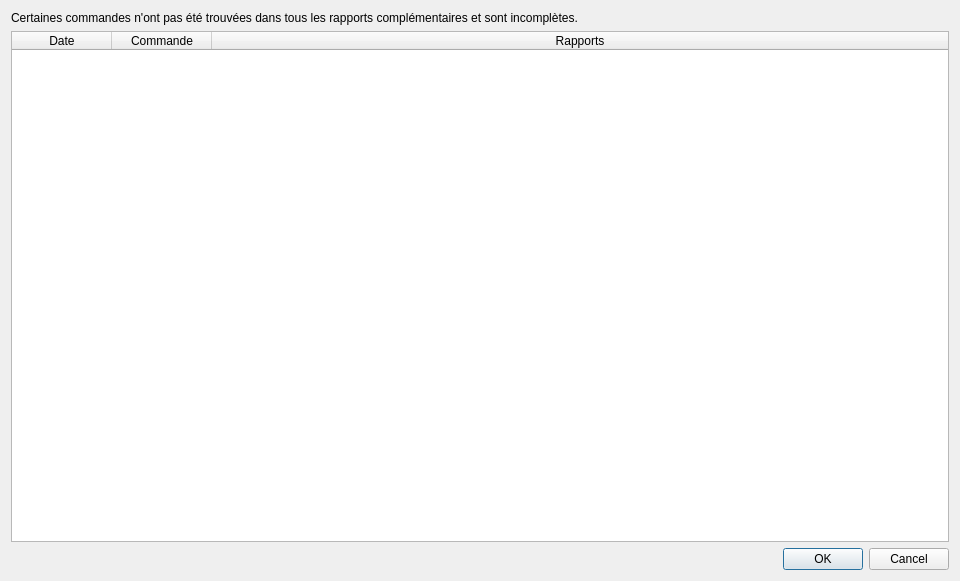
<?xml version="1.0" encoding="UTF-8"?>
<ui version="4.0">
 <class>DialogDisplayOrdersMissingReports</class>
 <widget class="QDialog" name="DialogDisplayOrdersMissingReports">
  <property name="geometry">
   <rect>
    <x>0</x>
    <y>0</y>
    <width>960</width>
    <height>581</height>
   </rect>
  </property>
  <property name="windowTitle">
   <string>Commandes avec rapport manquant</string>
  </property>
  <layout class="QVBoxLayout" name="verticalLayout">
   <item>
    <widget class="QLabel" name="label">
     <property name="text">
      <string>Certaines commandes n'ont pas été trouvées dans tous les rapports complémentaires et sont incomplètes.</string>
     </property>
    </widget>
   </item>
   <item>
    <widget class="QTableWidget" name="tableWidget">
     <attribute name="horizontalHeaderStretchLastSection">
      <bool>true</bool>
     </attribute>
     <attribute name="verticalHeaderStretchLastSection">
      <bool>false</bool>
     </attribute>
     <column>
      <property name="text">
       <string>Date</string>
      </property>
     </column>
     <column>
      <property name="text">
       <string>Commande</string>
      </property>
     </column>
     <column>
      <property name="text">
       <string>Rapports</string>
      </property>
     </column>
    </widget>
   </item>
   <item>
    <widget class="QDialogButtonBox" name="buttonBox">
     <property name="orientation">
      <enum>Qt::Horizontal</enum>
     </property>
     <property name="standardButtons">
      <set>QDialogButtonBox::Cancel|QDialogButtonBox::Ok</set>
     </property>
    </widget>
   </item>
  </layout>
 </widget>
 <resources/>
 <connections>
  <connection>
   <sender>buttonBox</sender>
   <signal>accepted()</signal>
   <receiver>DialogDisplayOrdersMissingReports</receiver>
   <slot>accept()</slot>
   <hints>
    <hint type="sourcelabel">
     <x>248</x>
     <y>254</y>
    </hint>
    <hint type="destinationlabel">
     <x>157</x>
     <y>274</y>
    </hint>
   </hints>
  </connection>
  <connection>
   <sender>buttonBox</sender>
   <signal>rejected()</signal>
   <receiver>DialogDisplayOrdersMissingReports</receiver>
   <slot>reject()</slot>
   <hints>
    <hint type="sourcelabel">
     <x>316</x>
     <y>260</y>
    </hint>
    <hint type="destinationlabel">
     <x>286</x>
     <y>274</y>
    </hint>
   </hints>
  </connection>
 </connections>
</ui>
